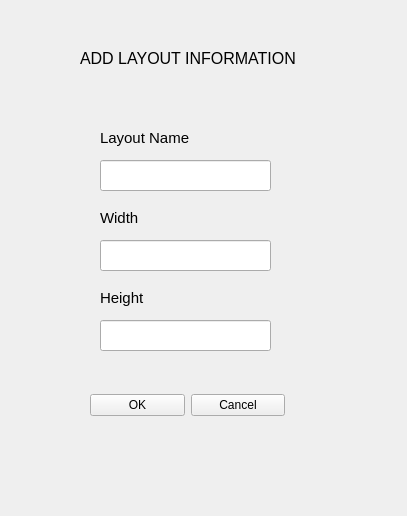
<?xml version="1.0" encoding="UTF-8"?>
<ui version="4.0">
 <class>newlayoutwidget</class>
 <widget class="QWidget" name="newlayoutwidget">
  <property name="geometry">
   <rect>
    <x>0</x>
    <y>0</y>
    <width>407</width>
    <height>516</height>
   </rect>
  </property>
  <property name="windowTitle">
   <string>Add New Layout</string>
  </property>
  <widget class="QLabel" name="label_4">
   <property name="geometry">
    <rect>
     <x>80</x>
     <y>50</y>
     <width>271</width>
     <height>16</height>
    </rect>
   </property>
   <property name="font">
    <font>
     <pointsize>12</pointsize>
    </font>
   </property>
   <property name="text">
    <string>ADD LAYOUT INFORMATION</string>
   </property>
  </widget>
  <widget class="QLabel" name="label_2">
   <property name="geometry">
    <rect>
     <x>100</x>
     <y>290</y>
     <width>71</width>
     <height>16</height>
    </rect>
   </property>
   <property name="font">
    <font>
     <pointsize>11</pointsize>
    </font>
   </property>
   <property name="text">
    <string>Height</string>
   </property>
  </widget>
  <widget class="QLineEdit" name="layoutName">
   <property name="geometry">
    <rect>
     <x>100</x>
     <y>160</y>
     <width>171</width>
     <height>31</height>
    </rect>
   </property>
  </widget>
  <widget class="QLabel" name="label_3">
   <property name="geometry">
    <rect>
     <x>100</x>
     <y>130</y>
     <width>111</width>
     <height>16</height>
    </rect>
   </property>
   <property name="font">
    <font>
     <pointsize>11</pointsize>
    </font>
   </property>
   <property name="text">
    <string>Layout Name</string>
   </property>
  </widget>
  <widget class="QLineEdit" name="height">
   <property name="geometry">
    <rect>
     <x>100</x>
     <y>320</y>
     <width>171</width>
     <height>31</height>
    </rect>
   </property>
  </widget>
  <widget class="QLineEdit" name="width">
   <property name="geometry">
    <rect>
     <x>100</x>
     <y>240</y>
     <width>171</width>
     <height>31</height>
    </rect>
   </property>
  </widget>
  <widget class="QLabel" name="label">
   <property name="geometry">
    <rect>
     <x>100</x>
     <y>210</y>
     <width>71</width>
     <height>16</height>
    </rect>
   </property>
   <property name="font">
    <font>
     <pointsize>11</pointsize>
    </font>
   </property>
   <property name="text">
    <string>Width</string>
   </property>
  </widget>
  <widget class="QWidget" name="layoutWidget">
   <property name="geometry">
    <rect>
     <x>90</x>
     <y>390</y>
     <width>195</width>
     <height>30</height>
    </rect>
   </property>
   <layout class="QHBoxLayout" name="horizontalLayout">
    <item>
     <widget class="QPushButton" name="addBtn">
      <property name="text">
       <string>OK</string>
      </property>
     </widget>
    </item>
    <item>
     <widget class="QPushButton" name="closeBtn">
      <property name="text">
       <string>Cancel</string>
      </property>
     </widget>
    </item>
   </layout>
  </widget>
  <zorder>height</zorder>
  <zorder>label_2</zorder>
  <zorder>label_3</zorder>
  <zorder>label</zorder>
  <zorder>layoutWidget</zorder>
  <zorder>label_4</zorder>
  <zorder>layoutName</zorder>
  <zorder>width</zorder>
 </widget>
 <tabstops>
  <tabstop>layoutName</tabstop>
  <tabstop>width</tabstop>
  <tabstop>height</tabstop>
  <tabstop>addBtn</tabstop>
  <tabstop>closeBtn</tabstop>
 </tabstops>
 <resources/>
 <connections/>
</ui>
